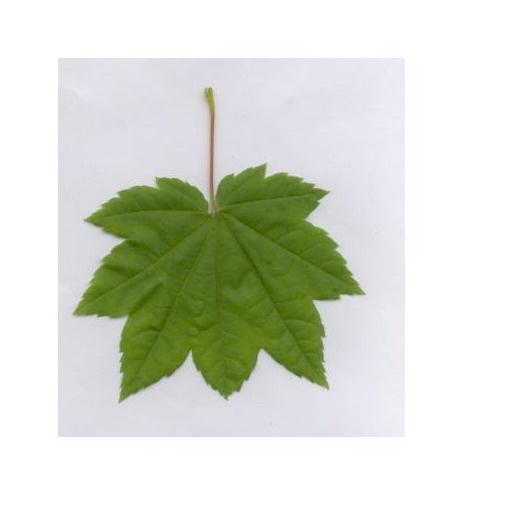
#> input picture code/data/test/type_1/1_1.jpg, 512 x 512 px; its folder holds only this picture in this run
$ python -i set_class.py   (imports and definitions only)
#> lines starting #> are read from the running program, lines starting #| are printed output that depends on the picture; after the words box and inside, x2 and y2 are one past the last pixel; in counts of white or black regions, pixels touching at a corner belong together
import os
import cv2
import numpy as np

from utils.models.set_dispersion import SetDispersion
from utils.models.set_green_color import SetGreenColor
from utils.models.set_roundness import SetRoundness
from utils.models.set_slimness import SetSlimness


# https://arxiv.org/pdf/1401.4447.pdf
# https://medium.com/analytics-vidhya/tutorial-how-to-scale-and-rotate-contours-in-opencv-using-python-f48be59c35a2


class SetClass:

    # [156 lines left out: functions __init__, calculate, load_images, load_contours, rotate_contours, load_img_with_mask and 4 more, not called in this run]

# HELPERS


def contour(file_path):
#> called with file_path = '../code/data/test/type_1/1_1.jpg'
    img = cv2.imread(file_path)
#> img is the input picture: shape (512, 512, 3); mean B, G, R 208.9, 220.5, 216
    hsv = cv2.cvtColor(img, cv2.COLOR_BGR2HSV)
#> hsv: shape (512, 512, 3); mean H, S, V 46.6, 34, 223.1

    low_green = np.array([0, 18, 0])
    high_green = np.array([255, 255, 255])
    green_mask = cv2.inRange(hsv, low_green, high_green)
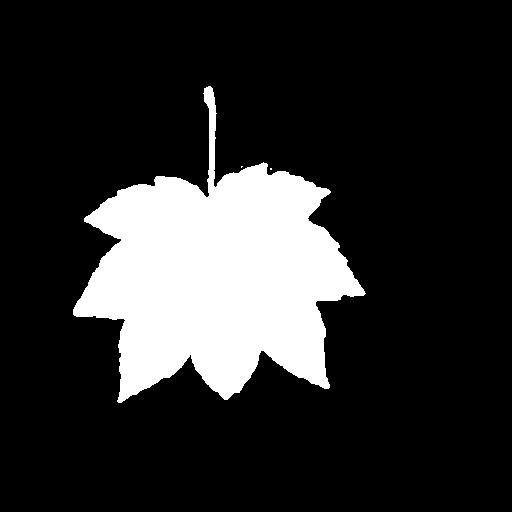
#> green_mask: shape (512, 512); 17.7% white; 3 white regions (2 under 20 px)

    temp_contours, hierarchy = cv2.findContours(green_mask, cv2.RETR_LIST, cv2.CHAIN_APPROX_SIMPLE)
#> temp_contours = 3 contours, 2 with area under 20; largest, box (x1, y1, x2, y2) and area: (73, 86, 366, 403) 45694
    biggest_contour = temp_contours[0]
#> biggest_contour = [[270, 168], [270, 169], [271, 169], [271, 168]]
    biggest_area = 0
    for contour in temp_contours:
        x, y, w, h = cv2.boundingRect(contour)
        area = w * h
        if area > biggest_area:
            biggest_area = area
            biggest_contour = contour
#> this loop made 3 passes
#> area on pass 3: 92881
#> after the loop, biggest_area = 92881; biggest_contour = contour of 558 points, box (x1, y1, x2, y2) (73, 86, 366, 403), area 45694

    c = biggest_contour.copy()
#> c has the same summary as biggest_contour

    x, y, w, h = cv2.boundingRect(c)

    # create rotated
    max_hr = h
#> max_hr = 317
    max_rotation = c
#> max_rotation has the same summary as biggest_contour
    for angle in range(0, 180, 5):
        rotated = rotate_contour(c, angle)
        xr, yr, wr, hr = cv2.boundingRect(rotated)
        if hr > max_hr:
            max_hr = hr
            max_rotation = rotated
#> this loop made 36 passes
#> (xr, yr, wr, hr, max_hr) on passes 3, 4, 5, 33, 34: (69, 88, 291, 318, 318), (69, 91, 287, 323, 323), (69, 95, 284, 325, 325), (71, 125, 289, 328, 328), (68, 129, 291, 329, 329)
#> (xr, yr, wr, hr) on passes 1, 2, 6, 7, 8, 9: (73, 86, 293, 317), (71, 87, 292, 313), (71, 101, 285, 324), (68, 108, 290, 321), (64, 116, 295, 316), (60, 125, 298, 309)
#> after the loop, max_hr = 329; max_rotation = contour of 558 points, box (x1, y1, x2, y2) (68, 129, 359, 458), area 45300

    return max_rotation


# [81 lines left out: functions get_green_mask, get_img_with_mask, slimness, roundness, dispersion, get_green_color, not called in this run]


def rotate_contour(cnt, angle):
    M = cv2.moments(cnt)
    cx = int(M['m10'] / M['m00'])
    cy = int(M['m01'] / M['m00'])

    cnt_norm = cnt - [cx, cy]

    coordinates = cnt_norm[:, 0, :]
    xs, ys = coordinates[:, 0], coordinates[:, 1]
    thetas, rhos = cart2pol(xs, ys)

    thetas = np.rad2deg(thetas)
    thetas = (thetas + angle) % 360
    thetas = np.deg2rad(thetas)

    xs, ys = pol2cart(thetas, rhos)

    cnt_norm[:, 0, 0] = xs
    cnt_norm[:, 0, 1] = ys

    cnt_rotated = cnt_norm + [cx, cy]
    cnt_rotated = cnt_rotated.astype(np.int32)

    return cnt_rotated


def cart2pol(x, y):
    theta = np.arctan2(y, x)
    rho = np.hypot(x, y)
    return theta, rho


def pol2cart(theta, rho):
    x = rho * np.cos(theta)
    y = rho * np.sin(theta)
    return x, y

>>> result = contour('../code/data/test/type_1/1_1.jpg')
#> result has the same summary as max_rotation in contour

$ run again, on code/data/test/type_1/1_10.jpg
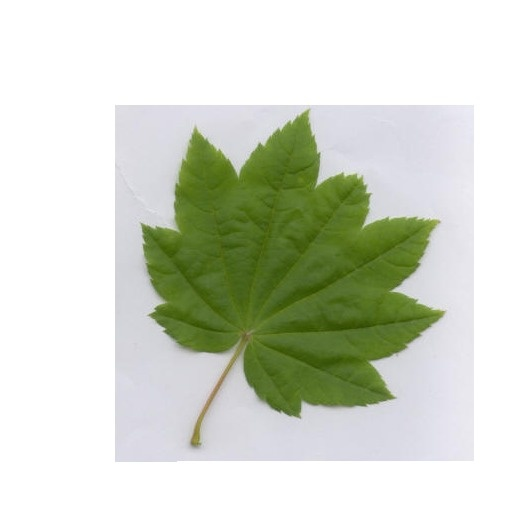
#> input picture code/data/test/type_1/1_10.jpg, 512 x 512 px
#> in contour, img is the input picture: shape (512, 512, 3); mean B, G, R 199.9, 214.4, 208.7
#> hsv: shape (512, 512, 3); mean H, S, V 40.8, 39.3, 216.3
#> in contour, `green_mask = cv2.inRange(hsv, low_green, high_green)`:
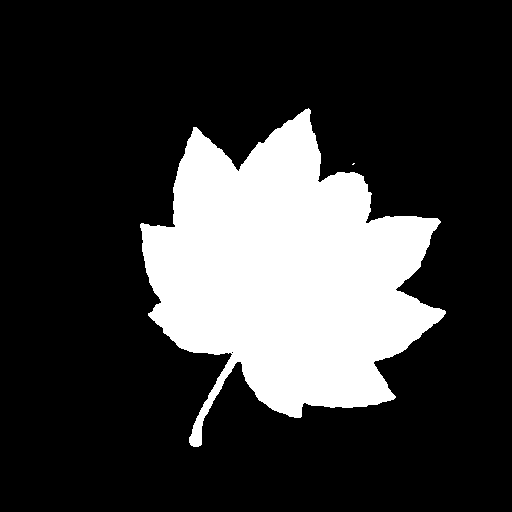
#> green_mask: shape (512, 512); 22.2% white; 2 white regions (1 under 20 px)
#> temp_contours = 3 contours, 2 with area under 20; largest, box (x1, y1, x2, y2) and area: (140, 108, 446, 447) 57614
#> in contour, `biggest_contour = temp_contours[0]`: biggest_contour = [[231, 352], [232, 351], [233, 352], [232, 353]]
#> the loop in contour, `for contour in temp_contours:` made 3 passes
#> area on pass 3: 103734
#> after the loop in contour, `for contour in temp_contours:`: biggest_area = 103734; biggest_contour = contour of 651 points, box (x1, y1, x2, y2) (140, 108, 446, 447), area 57614
#> c has the same summary as biggest_contour
#> in contour, `max_hr = h`: max_hr = 339
#> in contour, `max_rotation = c`: max_rotation has the same summary as biggest_contour
#> the loop in contour, `for angle in range(0, 180, 5):` made 36 passes
#> (xr, yr, wr, hr, max_hr) on passes 30 to 33: (124, 79, 321, 343, 343), (127, 78, 311, 350, 350), (124, 78, 314, 355, 355), (121, 79, 318, 357, 357)
#> after the loop in contour, `for angle in range(0, 180, 5):`: max_hr = 357; max_rotation = contour of 651 points, box (x1, y1, x2, y2) (121, 79, 439, 436), area 57108
#> result has the same summary as max_rotation in contour

$ run again, on code/data/test/type_1/1_2.jpg
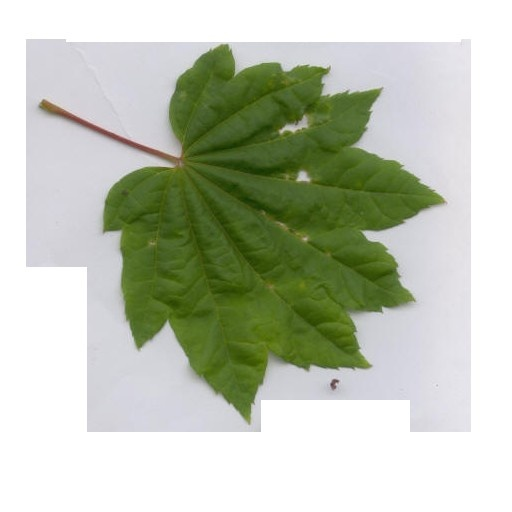
#> input picture code/data/test/type_1/1_2.jpg, 512 x 512 px
#> in contour, img is the input picture: shape (512, 512, 3); mean B, G, R 180, 197, 190.4
#> hsv: shape (512, 512, 3); mean H, S, V 50.2, 51.2, 199
#> in contour, `green_mask = cv2.inRange(hsv, low_green, high_green)`:
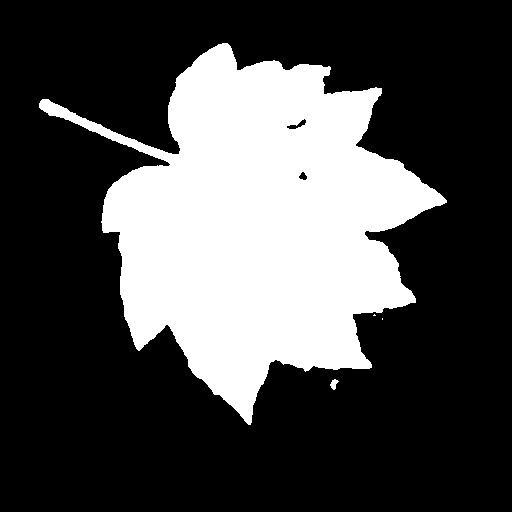
#> green_mask: shape (512, 512); 29.3% white; 4 white regions (2 under 20 px)
#> temp_contours = 6 contours, 2 with area under 20; largest, box (x1, y1, x2, y2) and area: (39, 43, 447, 425) 76166, (286, 118, 307, 130) 93, (298, 171, 308, 181) 52, (330, 379, 339, 390) 43
#> in contour, `biggest_contour = temp_contours[0]`: biggest_contour = contour of 18 points, box (x1, y1, x2, y2) (330, 379, 339, 390), area 43
#> the loop in contour, `for contour in temp_contours:` made 6 passes
#> area on passes 1, 4, 5, 6: 99, 100, 252, 155856
#> after the loop in contour, `for contour in temp_contours:`: biggest_area = 155856; biggest_contour = contour of 825 points, box (x1, y1, x2, y2) (39, 43, 447, 425), area 76166
#> c has the same summary as biggest_contour
#> in contour, `max_hr = h`: max_hr = 382
#> in contour, `max_rotation = c`: max_rotation has the same summary as biggest_contour
#> the loop in contour, `for angle in range(0, 180, 5):` made 36 passes
#> (xr, yr, wr, hr, max_hr) on passes 7 to 11: (90, 8, 343, 397, 397), (87, -2, 350, 408, 408), (85, -10, 354, 416, 416), (84, -17, 357, 422, 422), (84, -22, 357, 425, 425)
#> after the loop in contour, `for angle in range(0, 180, 5):`: max_hr = 425; max_rotation = contour of 825 points, box (x1, y1, x2, y2) (84, -22, 441, 403), area 75594
#> result has the same summary as max_rotation in contour

$ run again, on code/data/test/type_1/1_3.jpg
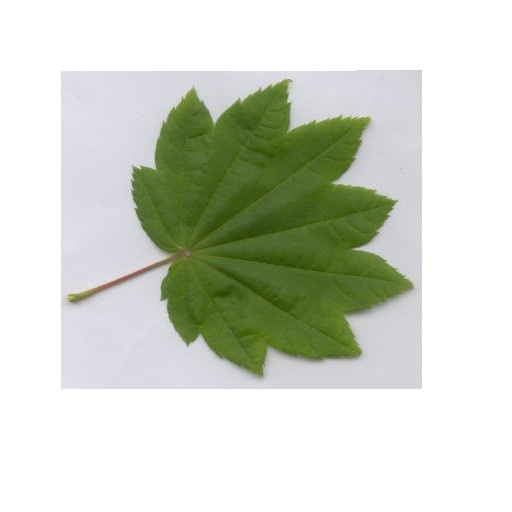
#> input picture code/data/test/type_1/1_3.jpg, 512 x 512 px
#> in contour, img is the input picture: shape (512, 512, 3); mean B, G, R 202.2, 214.5, 209.3
#> hsv: shape (512, 512, 3); mean H, S, V 35.8, 35.6, 216.2
#> in contour, `green_mask = cv2.inRange(hsv, low_green, high_green)`:
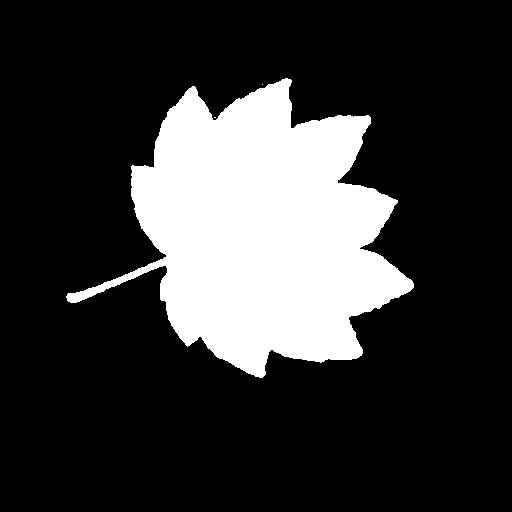
#> green_mask: shape (512, 512); 21.3% white; 3 white regions (2 under 20 px)
#> temp_contours = 3 contours, 2 with area under 20; largest, box (x1, y1, x2, y2) and area: (66, 78, 414, 378) 55230
#> in contour, `biggest_contour = temp_contours[0]`: biggest_contour = [[214, 117], [215, 117]]
#> the loop in contour, `for contour in temp_contours:` made 3 passes
#> area on pass 3: 104400
#> after the loop in contour, `for contour in temp_contours:`: biggest_area = 104400; biggest_contour = contour of 708 points, box (x1, y1, x2, y2) (66, 78, 414, 378), area 55230
#> c has the same summary as biggest_contour
#> in contour, `max_hr = h`: max_hr = 300
#> in contour, `max_rotation = c`: max_rotation has the same summary as biggest_contour
#> the loop in contour, `for angle in range(0, 180, 5):` made 36 passes
#> (xr, yr, wr, hr, max_hr) on passes 4, 5, 6, 7, 15, 16, 17, 18: (56, 74, 345, 305, 305), (55, 72, 348, 311, 311), (56, 71, 352, 316, 316), (58, 71, 354, 318, 318), (122, 70, 291, 323, 323), (119, 59, 296, 333, 333), (116, 50, 300, 340, 340), (115, 42, 300, 345, 345)
#> after the loop in contour, `for angle in range(0, 180, 5):`: max_hr = 354; max_rotation = contour of 708 points, box (x1, y1, x2, y2) (103, 27, 421, 381), area 54692
#> result has the same summary as max_rotation in contour
